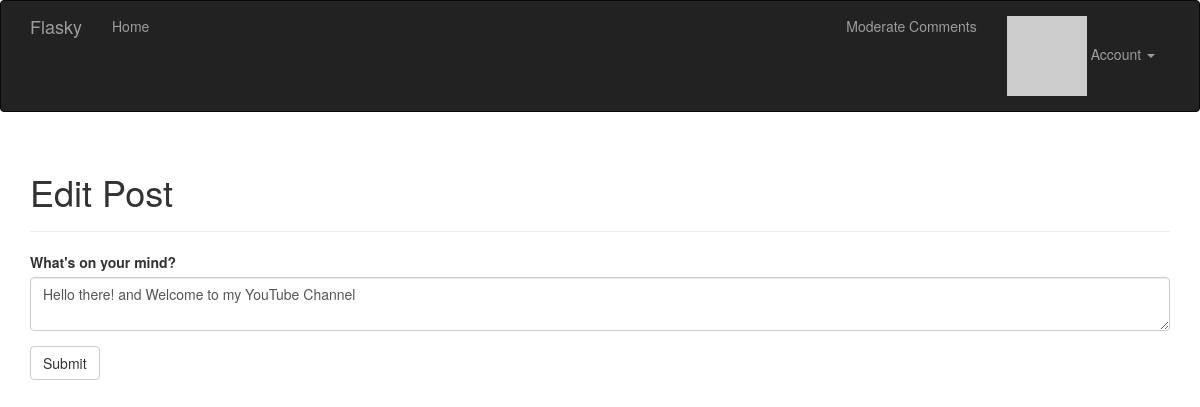
Before: /edit/1 (signed in) with the older database file.
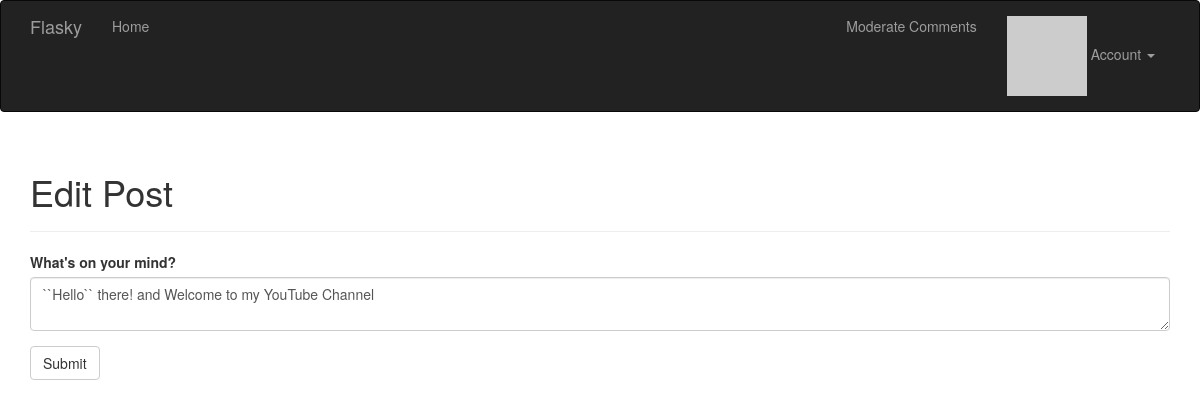
After: the same page with the newer database file.
### app/models.py (models this page shows, shortened)
class Post(db.Model):
    __tablename__ = 'posts'
    id = db.Column(db.Integer, primary_key=True)
    body = db.Column(db.Text)
    body_html = db.Column(db.Text)
    timestamp = db.Column(db.DateTime, index=True, default=datetime.utcnow)
    author_id = db.Column(db.Integer, db.ForeignKey('users.id'))
    comments = db.relationship('Comment', backref='post', lazy='dynamic')

### app/main/views.py (the view)
@main.route('/edit/<int:id>', methods=['GET', 'POST'])
@login_required
def edit(id):
    post = Post.query.get_or_404(id)
    if current_user != post.author and \
            not current_user.can(Permission.ADMIN):
        abort(403)
    form = PostForm()
    if form.validate_on_submit():
        post.body = form.body.data
        db.session.add(post)
        db.session.commit()
        flash('The post has been updated.')
        return redirect(url_for('.post', id=post.id))
    form.body.data = post.body
    return render_template('edit_post.html', form=form)

### app/main/forms.py
class PostForm(FlaskForm):
    body = PageDownField("What's on your mind?", validators=[DataRequired()])
    submit = SubmitField('Submit')

### app/auth/views.py (called while the page is built)
@auth.before_app_request
def before_request():
    if current_user.is_authenticated:
        current_user.ping()
        if not current_user.confirmed \
                and request.endpoint \
                and request.blueprint != 'auth' \
                and request.endpoint != 'static':
            return redirect(url_for('auth.unconfirmed'))

### app/main/__init__.py (called while the page is built)
@main.app_context_processor
def inject_permissions():
    return dict(Permission=Permission)

### app/models.py (called while the page is built)
@login_manager.user_loader
def load_user(user_id):
    return User.query.get(int(user_id))

    def has_permission(self, perm):
        return self.permissions & perm == perm

    def ping(self):
        self.last_seen = datetime.utcnow()
        db.session.add(self)
        db.session.commit()

    def can(self, perm):
        return self.role is not None and self.role.has_permission(perm)

### app/templates/edit_post.html (shortened to what this page needs)
{% extends "base.html" %}
{% import "bootstrap/wtf.html" as wtf %}
{% block page_content %}
<div class="page-header">
    <h1>Edit Post</h1>
</div>
<div>
    {{ wtf.quick_form(form) }}
</div>
{% endblock %}

Changed rows visible on the page:
changed Post: body "Hello there! and Welcome to my YouTube Channel" → "``Hello`` there! and Welcome to my YouTube Channel"
